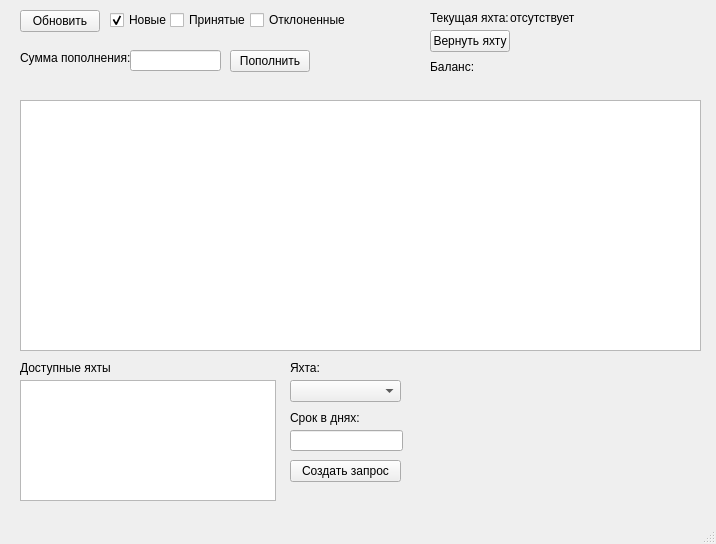
<?xml version="1.0" encoding="UTF-8"?>
<ui version="4.0">
 <class>MainWindow</class>
 <widget class="QMainWindow" name="MainWindow">
  <property name="geometry">
   <rect>
    <x>0</x>
    <y>0</y>
    <width>716</width>
    <height>544</height>
   </rect>
  </property>
  <property name="windowTitle">
   <string>MainWindow</string>
  </property>
  <widget class="QWidget" name="centralwidget">
   <widget class="QTableWidget" name="requestsTableWidget">
    <property name="geometry">
     <rect>
      <x>20</x>
      <y>100</y>
      <width>681</width>
      <height>251</height>
     </rect>
    </property>
   </widget>
   <widget class="QPushButton" name="updateButton">
    <property name="geometry">
     <rect>
      <x>20</x>
      <y>10</y>
      <width>80</width>
      <height>22</height>
     </rect>
    </property>
    <property name="text">
     <string>Обновить</string>
    </property>
   </widget>
   <widget class="QCheckBox" name="newCheckBox">
    <property name="geometry">
     <rect>
      <x>110</x>
      <y>10</y>
      <width>61</width>
      <height>20</height>
     </rect>
    </property>
    <property name="text">
     <string>Новые</string>
    </property>
    <property name="checked">
     <bool>true</bool>
    </property>
   </widget>
   <widget class="QCheckBox" name="allowCheckBox">
    <property name="geometry">
     <rect>
      <x>170</x>
      <y>10</y>
      <width>81</width>
      <height>20</height>
     </rect>
    </property>
    <property name="text">
     <string>Принятые</string>
    </property>
   </widget>
   <widget class="QCheckBox" name="denyCheckBox">
    <property name="geometry">
     <rect>
      <x>250</x>
      <y>10</y>
      <width>101</width>
      <height>20</height>
     </rect>
    </property>
    <property name="text">
     <string>Отклоненные</string>
    </property>
   </widget>
   <widget class="QLabel" name="label">
    <property name="geometry">
     <rect>
      <x>430</x>
      <y>10</y>
      <width>81</width>
      <height>16</height>
     </rect>
    </property>
    <property name="text">
     <string>Текущая яхта:</string>
    </property>
   </widget>
   <widget class="QLabel" name="labelCurrentYacht">
    <property name="geometry">
     <rect>
      <x>510</x>
      <y>10</y>
      <width>131</width>
      <height>16</height>
     </rect>
    </property>
    <property name="text">
     <string>отсутствует</string>
    </property>
   </widget>
   <widget class="QPushButton" name="returnYachtButton">
    <property name="geometry">
     <rect>
      <x>430</x>
      <y>30</y>
      <width>80</width>
      <height>22</height>
     </rect>
    </property>
    <property name="text">
     <string>Вернуть яхту</string>
    </property>
   </widget>
   <widget class="QTableWidget" name="tableWidget">
    <property name="geometry">
     <rect>
      <x>20</x>
      <y>380</y>
      <width>256</width>
      <height>121</height>
     </rect>
    </property>
   </widget>
   <widget class="QLabel" name="label_2">
    <property name="geometry">
     <rect>
      <x>20</x>
      <y>360</y>
      <width>91</width>
      <height>16</height>
     </rect>
    </property>
    <property name="text">
     <string>Доступные яхты:</string>
    </property>
   </widget>
   <widget class="QLineEdit" name="lineEdit">
    <property name="geometry">
     <rect>
      <x>130</x>
      <y>50</y>
      <width>91</width>
      <height>21</height>
     </rect>
    </property>
   </widget>
   <widget class="QLabel" name="label_3">
    <property name="geometry">
     <rect>
      <x>430</x>
      <y>60</y>
      <width>47</width>
      <height>14</height>
     </rect>
    </property>
    <property name="text">
     <string>Баланс:</string>
    </property>
   </widget>
   <widget class="QLabel" name="labelBalance">
    <property name="geometry">
     <rect>
      <x>480</x>
      <y>60</y>
      <width>51</width>
      <height>16</height>
     </rect>
    </property>
    <property name="text">
     <string/>
    </property>
   </widget>
   <widget class="QLabel" name="label_4">
    <property name="geometry">
     <rect>
      <x>20</x>
      <y>50</y>
      <width>111</width>
      <height>16</height>
     </rect>
    </property>
    <property name="text">
     <string>Cумма пополнения:</string>
    </property>
   </widget>
   <widget class="QPushButton" name="addBalanceButton">
    <property name="geometry">
     <rect>
      <x>230</x>
      <y>50</y>
      <width>80</width>
      <height>22</height>
     </rect>
    </property>
    <property name="text">
     <string>Пополнить</string>
    </property>
   </widget>
   <widget class="QLabel" name="label_5">
    <property name="geometry">
     <rect>
      <x>290</x>
      <y>360</y>
      <width>31</width>
      <height>16</height>
     </rect>
    </property>
    <property name="text">
     <string>Яхта:</string>
    </property>
   </widget>
   <widget class="QComboBox" name="comboBox">
    <property name="geometry">
     <rect>
      <x>290</x>
      <y>380</y>
      <width>111</width>
      <height>22</height>
     </rect>
    </property>
   </widget>
   <widget class="QLabel" name="label_6">
    <property name="geometry">
     <rect>
      <x>290</x>
      <y>410</y>
      <width>71</width>
      <height>16</height>
     </rect>
    </property>
    <property name="text">
     <string>Срок в днях:</string>
    </property>
   </widget>
   <widget class="QLineEdit" name="periodEdit">
    <property name="geometry">
     <rect>
      <x>290</x>
      <y>430</y>
      <width>113</width>
      <height>21</height>
     </rect>
    </property>
   </widget>
   <widget class="QPushButton" name="createReqButton">
    <property name="geometry">
     <rect>
      <x>290</x>
      <y>460</y>
      <width>111</width>
      <height>22</height>
     </rect>
    </property>
    <property name="text">
     <string>Создать запрос</string>
    </property>
   </widget>
  </widget>
  <widget class="QMenuBar" name="menubar">
   <property name="geometry">
    <rect>
     <x>0</x>
     <y>0</y>
     <width>716</width>
     <height>21</height>
    </rect>
   </property>
  </widget>
  <widget class="QStatusBar" name="statusbar"/>
 </widget>
 <resources/>
 <connections/>
</ui>
